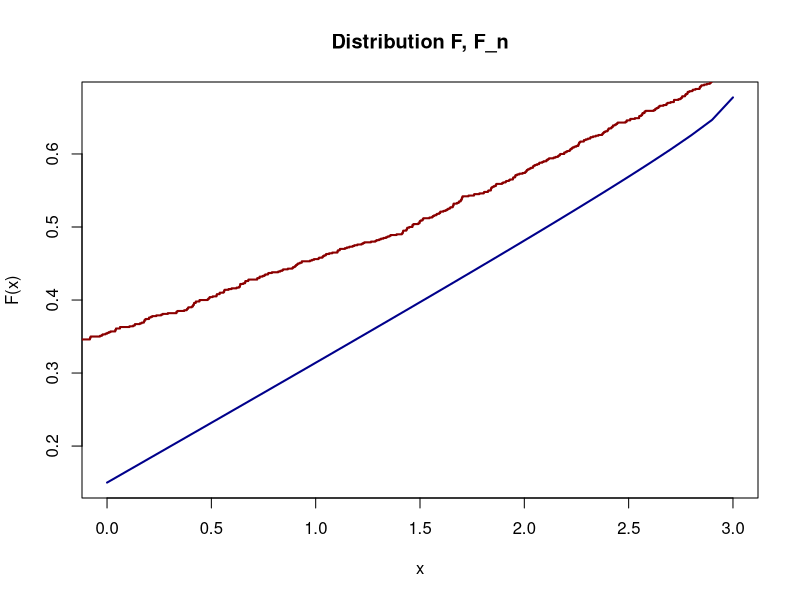
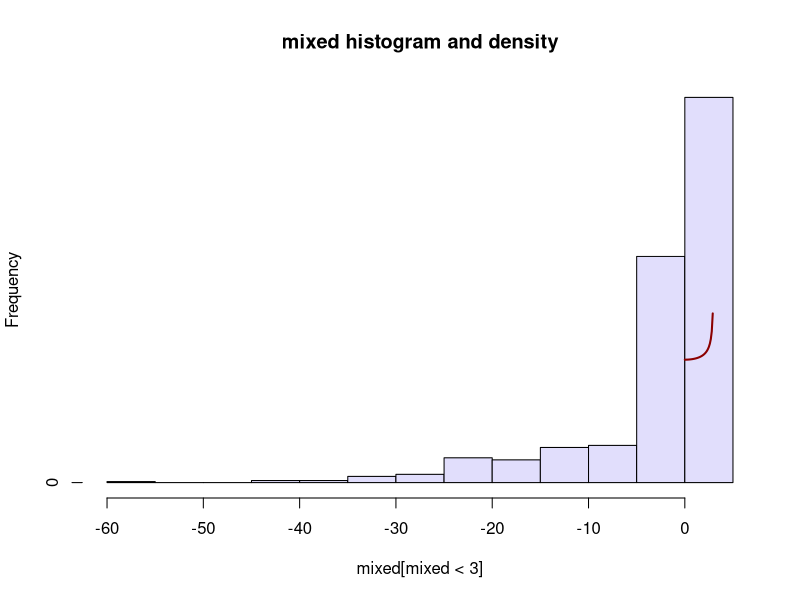

The R source for these figures, in order:
## ---- chunk 1

  N = 1000

## ---- chunk 2

  p1 = 0.1
  p2 = 0.2
  p3 = 0.7
  
  mu = 0 
  sigma_2 = 16
  
  d = 3
  
  a = 0
  b = 5
  
  pi_1 = 1/pi
  
## ---- chunk 3

  F2 <- function(x) {
    return (1/2 + pi_1 * asin(x/d))
  }  
  
  F2_inv <- function(y) {
    return (d*sin(pi/2 * (2*y - 1))) 
  }

## ---- chunk 4

  U1 = rnorm(N, mu, sigma_2) # norm distribution
  U  = runif(N, 0, 1)  
  U2 = F2_inv(U)             # arcsin distribution, Smirnov method
  U3 = runif(N, a, b)        # uniform distribution

## ---- chunk 5

  random_vector = sample(0:2, N, TRUE)
  mixed = U1*(random_vector==0) + U2*(random_vector == 1) + U3*(random_vector == 2)
  
## ---- chunk 6

  F <- function(x) { 
    
    # distribution mix 
    return ( p1 * pnorm(x, mean=mu, sd = sigma_2) + p2 * (0.5 + pi_1 * asin(x/d)) + p3 * punif(x, a, b))
  }

## ---- chunk 7

  x = seq(0.0, 3.0, 0.1)
  plot(x, F(x), main = "Distribution F, F_n", type="l", col="dark blue", lwd=2)
  lines(ecdf(mixed), col="dark red", lwd=2)
  
## ---- chunk 8

  f <- function(x) { 
    
    # density mix 
    return ( p1 * dnorm(x, mean=mu, sd = sigma_2) + p2 * (pi_1 * 1/sqrt(d^2 - x^2)) + p3 * dunif(x, a, b) )
  }

## ---- chunk 9

  h = hist(mixed[mixed < 3.0], breaks = round(1.72*(N ** (1/3))), plot=FALSE)
  h$counts=h$counts/sum(h$counts)
  plot(h,  main = "mixed histogram and density", col = "#E1DEFC")
  
  lines(x, f(x), type="l", col="dark red", lwd=2) 
  
## ---- chunk 10

  mean_mixed = mean(mixed) 
  var_mixed = var(mixed)
  cat("Mean = 1.85", "\nMean_mixed = ", mean_mixed, "\nError mean = ", abs(mean_mixed -  1.85))
  cat("\nVar  = 3.0831", "\nVar_mixed = ", var_mixed, "\nError var  = ", abs(var_mixed  -  3.0831))
  
## ---- chunk 11

  sqrt_N_inv = 1/sqrt(N)

  for (alpha in c(0.1, 0.05, 0.0026)) {
    
      q = qnorm(1 - alpha/2)
      S = sd(mixed)
      mean_interval = c(mean_mixed - q * S * sqrt_N_inv, mean_mixed + q * S * sqrt_N_inv)

      M_2 = sum((mixed - mean_mixed) ** 2) / N
      M_4 = sum((mixed - mean_mixed) ** 4) / N
  
      sqrt_moments = (M_4 - M_2 ** 2) ** (0.5)
      var_interval = c(var_mixed - q * sqrt_moments * sqrt_N_inv, var_mixed + q * sqrt_moments * sqrt_N_inv)
      
      
      cat(mean_interval, " - доверительный интервал для м.о с уровнем значимости ", alpha, "\n")
      cat(var_interval, " - доверительный интервал для дисперсии с уровнем значимости ", alpha, "\n\n")
  }

## ---- chunk 12
  
  M_3 = sum((mixed - mean_mixed) ** 3) / N
  
  B = M_3/((var_mixed) ** (3/2))
  E = M_4/(var_mixed ** 2)
  
  
  cat("Параметр асимметрии B = ", B, "\n")
  cat("Параметр эксцесса   E = ", E)

## ---- chunk 13
  
  mediana_mixed = median(mixed)
  quantiles_mixed = quantile(mixed, probs = c(0.25, 0.75),  na.rm = TRUE, names = FALSE)
  cat("Медиана mixed  = ", mediana_mixed, "\n")
  cat("Квантили mixed = ", quantiles_mixed, "\n")
  
## ---- chunk 14
    # solve F(x) = 0.5

    F <- function(x) ( p1 * pnorm(x, mean=mu, sd = sigma_2) + p2 * (0.5 + pi_1 * asin(x/d)) + p3 * punif(x, a, b) - 0.5)
    mediana_theoretical <- uniroot(F, c(0, 3), tol = 0.01)
    cat("Медиана theoretical  = ", mediana_theoretical$root, "\n")
    
    cat("Ошибка медианы       = ", abs(mediana_mixed - mediana_theoretical$root), "\n")
## ---- chunk 15
  quantile_theoretical = quantile(F(x), probs = c(0.25, 0.75), na.rm = TRUE, names = FALSE)

  cat("Квантили theoretical = ", quantile_theoretical, "\n")
  cat("Ошибка квантили      = ", abs(quantiles_mixed - quantile_theoretical), "\n")
  
